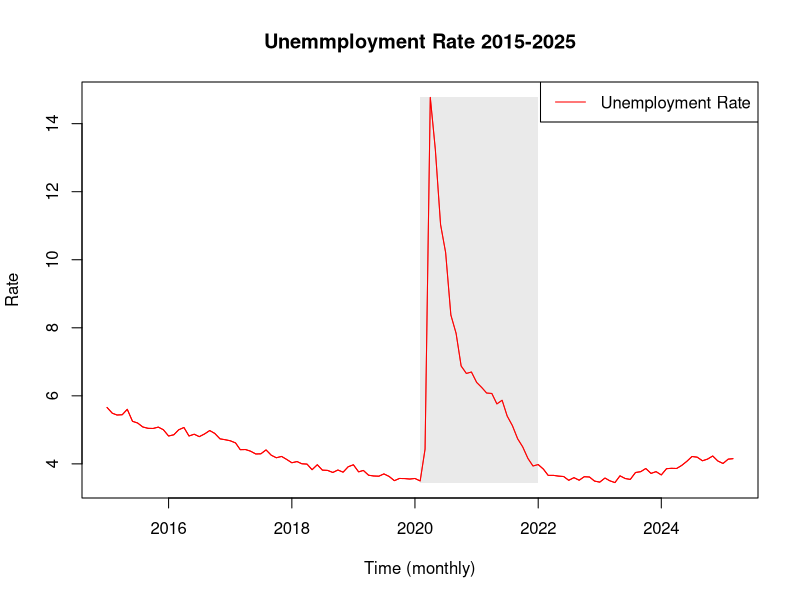
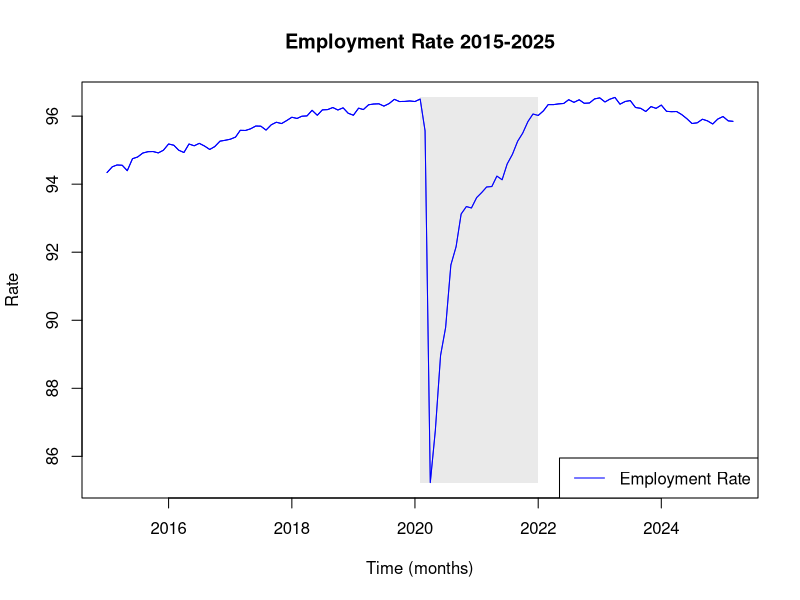
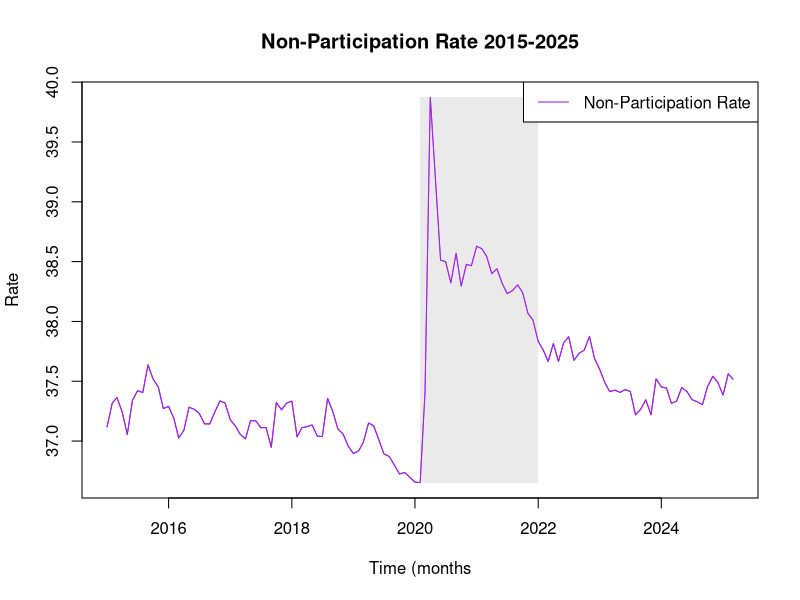

Write the R code that produced these figures, in order.
setwd("C:/Users/stuar/OneDrive - University of Cincinnati/Time Series/R Studio")
install.packages("stringr")
library(stringr)
library(dplyr)
install.packages("lubridate")
library(lubridate)
library(ggplot2)

data <- read.csv("Macro Hw4.csv")


data <- data %>%
  mutate(Unemployment_Rate = (Unemployment / (Employment + Unemployment)) * 100) %>%
  mutate(Employment_Rate = (Employment / (Employment + Unemployment))* 100) %>%
  mutate(Non_Participation_Rate = (Not.in.the.Work.Force /(Employment + Unemployment + Not.in.the.Work.Force))* 100)

data <- data %>%
  mutate( new_date = ymd(paste(Year, str_remove(Period, "M"), "01", sep = "-")))

# Assuming your data frame is named 'data' and has columns 'new_date' and 'Unemployment_Rate'

plot(data$new_date, data$Unemployment_Rate, 
     type = "l", col = "red", 
     main = "Unemmployment Rate 2015-2025", 
     xlab = "Time (monthly)", ylab = "Rate")

# Define the shading region
start_shade <- ymd("2020-02-01")
end_shade <- ymd("2022-01-01")

# Find the x-axis limits for the shaded region
x_shade_left <- min(data$new_date[data$new_date >= start_shade])
x_shade_right <- max(data$new_date[data$new_date <= end_shade])

# Shading
rect(xleft = x_shade_left, 
     xright = x_shade_right, 
     ybottom = min(data$Unemployment_Rate), 
     ytop = max(data$Unemployment_Rate), 
     col = rgb(0.8, 0.8, 0.8, 0.4), # Light gray with transparency
     border = NA) # No border

# Replot the line on top of the shading
lines(data$new_date, data$Unemployment_Rate, col = "red")

#Add a legend.
legend("topright", legend = "Unemployment Rate", col = "red", lty = 1)

#plot 2 Employment

plot(data$new_date, data$Employment_Rate, 
     type = "l", col = "blue", 
     main = "Employment Rate 2015-2025", 
     xlab = "Time (months)", ylab = "Rate")
rect(xleft = x_shade_left, 
     xright = x_shade_right, 
     ybottom = min(data$Employment_Rate), 
     ytop = max(data$Employment_Rate), 
     col = rgb(0.8, 0.8, 0.8, 0.4), # Light gray with transparency
     border = NA)
lines(data$new_date, data$Employment_Rate, col = "blue")

#Add a legend.
legend("bottomright", legend = "Employment Rate", col = "blue", lty = 1)

# Plot 3 non-participation rate

plot(data$new_date, data$Non_Participation_Rate, 
     type = "l", col = "purple", 
     main = "Non-Participation Rate 2015-2025", 
     xlab = "Time (months", ylab = "Rate")
rect(xleft = x_shade_left, 
     xright = x_shade_right, 
     ybottom = min(data$Non_Participation_Rate), 
     ytop = max(data$Non_Participation_Rate), 
     col = rgb(0.8, 0.8, 0.8, 0.4), # Light gray with transparency
     border = NA)
lines(data$new_date, data$Non_Participation_Rate, col = "purple")

#Add a legend.
legend("topright", legend = "Non-Participation Rate", col = "purple", lty = 1)

